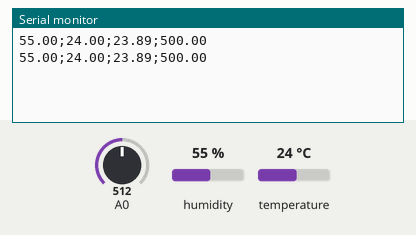
The sketch below on a simulated Arduino Uno, built with avr-gcc and run on an emulated ATmega328P. Parts: the last lines printed to the serial monitor. Wiring (inferred from the names in the program): DHT22 sensor: data pin 2. Inputs (shaded band) come from the test bench; at power-on: humidity 55 %, A0 = 512, temperature 24 °C.

Above: at 5.3 s.
5.4 s: humidity set to 22 %
At 8.2 s:
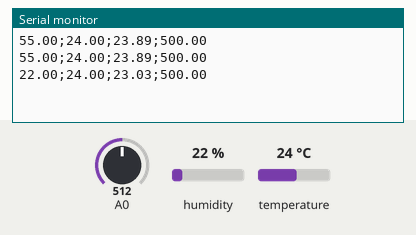
8.8 s: A0 set to 716
At 10.3 s:
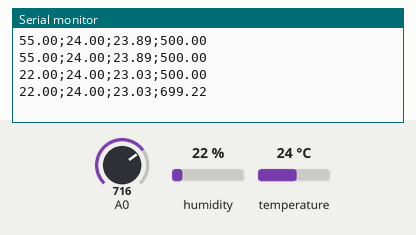
12.2 s: temperature set to 12 °C
At 14.4 s:
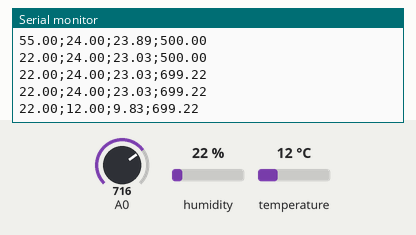
15.6 s: A0 set to 900
At 16.5 s:
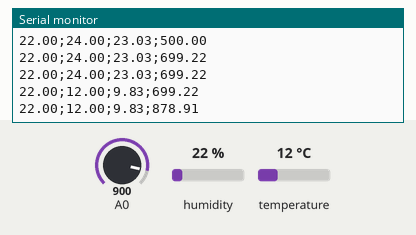
19.0 s: humidity set to 40 %
At 21.8 s:
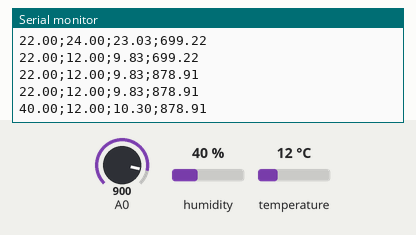
Timing chart, 0 to 23.3 s (numbered marks = the images above; inputs shaded):
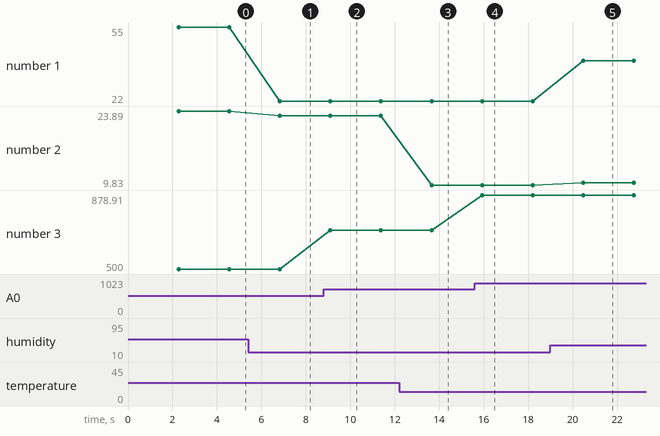

Measured:
- after the input at 5.4 s, the serial monitor: prints a new line after 1.4 s (image 1)
- after the input at 8.8 s, the serial monitor: prints a new line after 0.30 s (image 2)
- after the input at 12.2 s, the serial monitor: prints a new line after 1.5 s (image 3)
- after the input at 15.6 s, the serial monitor: prints a new line after 0.33 s (image 4)
- after the input at 19.0 s, the serial monitor: prints a new line after 1.5 s (image 5)
- plotted number 1: 55 → 22 after the input at 5.4 s, 22 → 40 after the input at 19.0 s
- plotted number 2: 23.89 → 23.03 after the input at 5.4 s, 23.03 → 9.83 after the input at 12.2 s, 9.83 → 10.3 after the input at 19.0 s
- plotted number 3: 500 → 699.22 after the input at 8.8 s, 699.22 → 878.91 after the input at 15.6 s

The sketch:

sketch_temp_humidity.ino
```cpp
// Example testing sketch for various DHT humidity/temperature sensors
// Written by ladyada, public domain

#include "DHT.h"

#define DHTPIN 2     // what digital pin we're connected to

// Uncomment whatever type you're using!
#define DHTTYPE DHT22   // DHT 22  (AM2302), AM2321

// Connect pin 1 (on the left) of the sensor to +5V
// NOTE: If using a board with 3.3V logic like an Arduino Due connect pin 1
// to 3.3V instead of 5V!
// Connect pin 2 of the sensor to whatever your DHTPIN is
// Connect pin 4 (on the right) of the sensor to GROUND
// Connect a 10K resistor from pin 2 (data) to pin 1 (power) of the sensor

// Initialize DHT sensor.
// Note that older versions of this library took an optional third parameter to
// tweak the timings for faster processors.  This parameter is no longer needed
// as the current DHT reading algorithm adjusts itself to work on faster procs.
DHT dht(DHTPIN, DHTTYPE);

void setup() {
  Serial.begin(9600);
  // Serial.println("DHTxx test!");

  dht.begin();
}

void loop() {
  // Wait a few seconds between measurements.
  delay(2000);

  // Reading temperature or humidity takes about 250 milliseconds!
  // Sensor readings may also be up to 2 seconds 'old' (its a very slow sensor)
  float h = dht.readHumidity();
  // Read temperature as Celsius (the default)
  float t = dht.readTemperature();
  // Read temperature as Fahrenheit (isFahrenheit = true)
  //float f = dht.readTemperature(true);

  // Check if any reads failed and exit early (to try again).
  if (isnan(h) || isnan(t)) {
    Serial.println("Failed to read from DHT sensor!");
    return;
  }

  // Compute heat index in Fahrenheit (the default)
  //float hif = dht.computeHeatIndex(f, h);
  // Compute heat index in Celsius (isFahreheit = false)
  float hic = dht.computeHeatIndex(t, h, false);

  // get light level
  float volts = analogRead(A0) * 5.0 / 1024.0;
  float amps = volts / 10000.0;  // across 10,000 Ohms
  float microamps = amps * 1000000;
  float lux = microamps * 2.0;

  //Serial.print("Humidity: ");
  Serial.print(h);
  //Serial.print(" %\t");
  Serial.print(";");
  //Serial.print("Temperature: ");
  Serial.print(t);
  //Serial.print(" *C ");
  //Serial.print(f);
  //Serial.print(" *F\t");
  //Serial.print("Heat index: ");
  Serial.print(";");
  Serial.print(hic);
  //Serial.print(" *C ");
  //Serial.print(hif);
  //Serial.println(" *F");
  Serial.print(";");
  Serial.println(lux);

}
```
